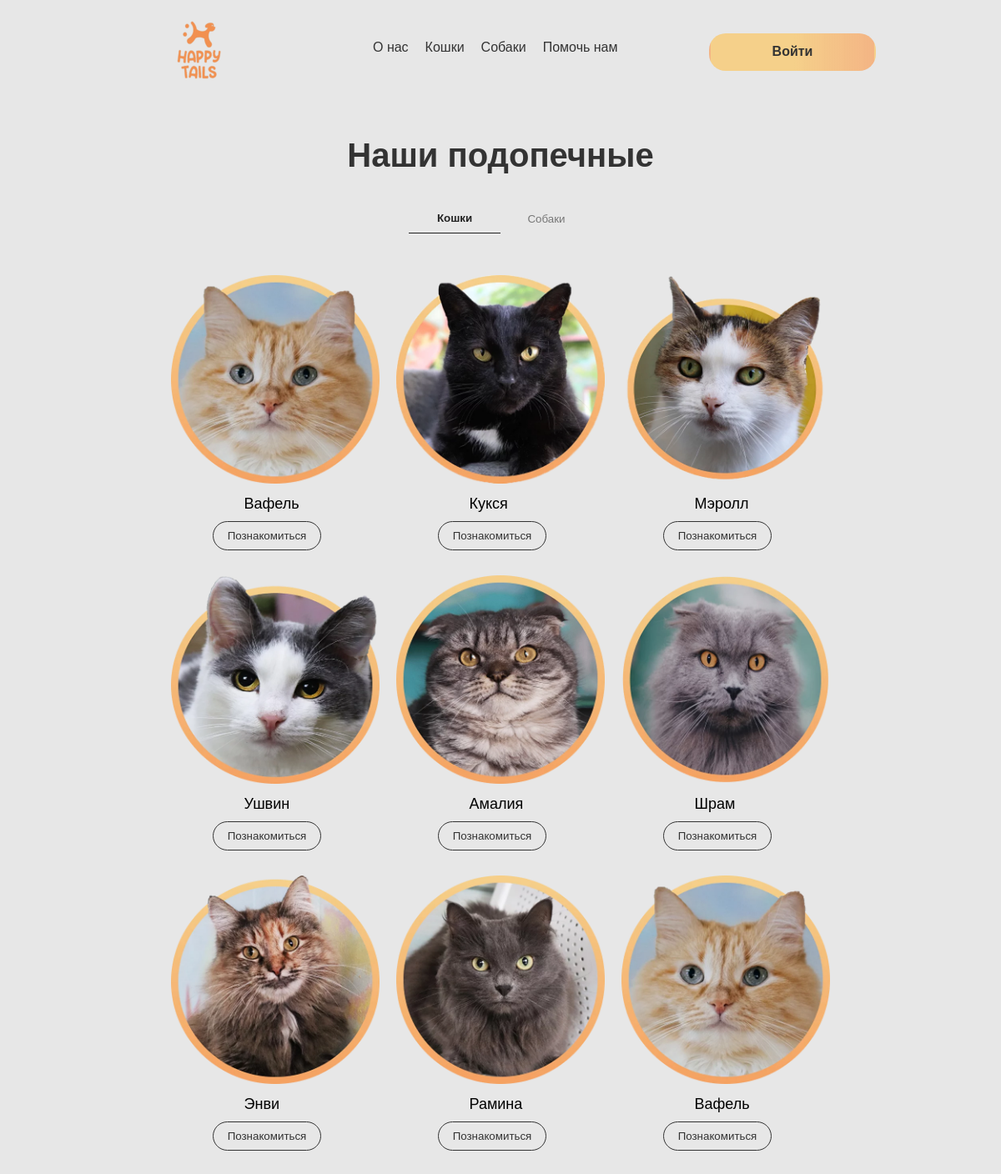
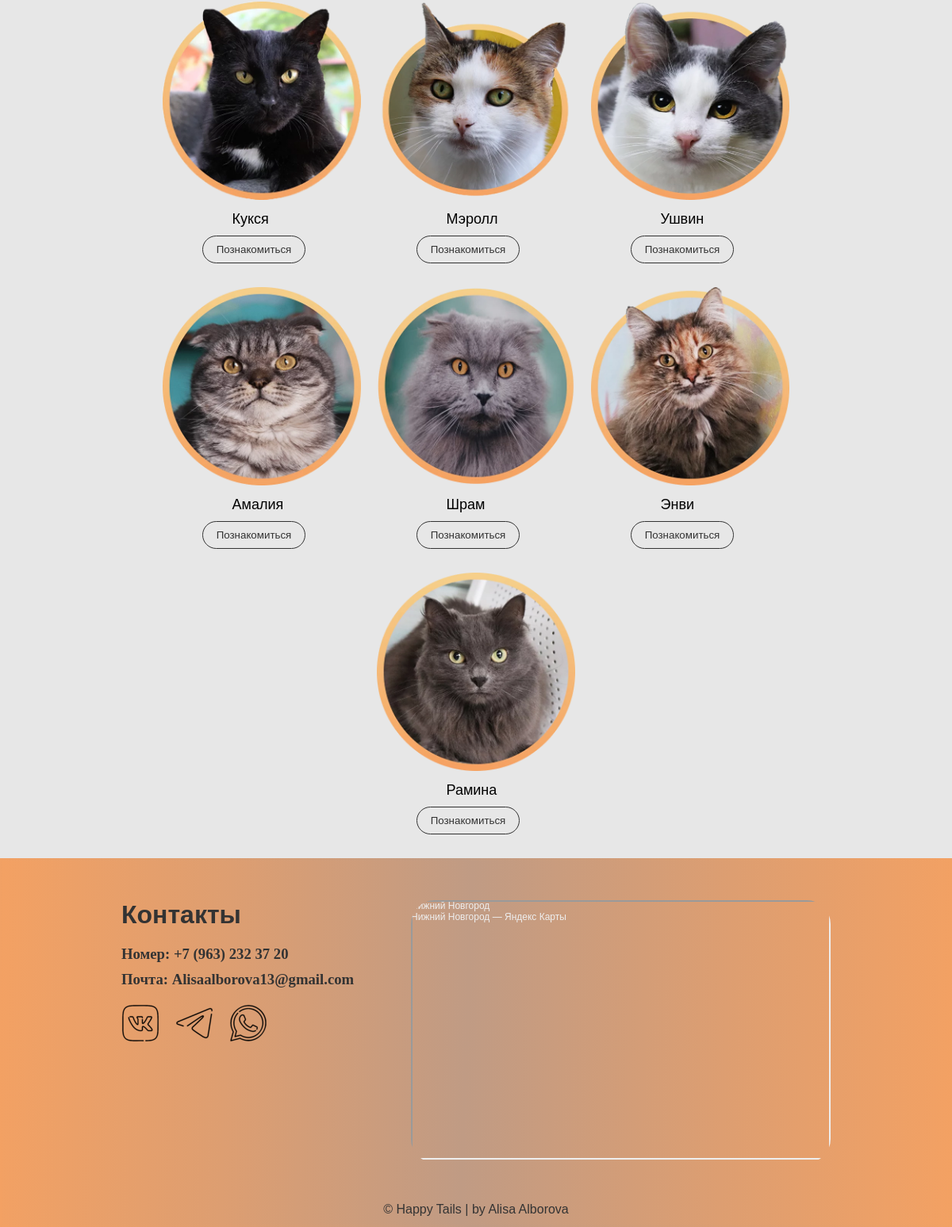
Page /cats on the committed database (2 pictures, top to bottom).
### models.py (models this page shows)
class Animals(db.Model):
    id = db.Column(db.Integer, primary_key=True)
    name = db.Column(db.String(200), nullable=False)
    description = db.Column(db.Text, nullable=False)
    photo = db.Column(db.String(200), nullable=False)
    kind = db.Column(db.String(200), nullable=False)
    age = db.Column(db.Integer, nullable=False)
    gender = db.Column(db.String(200), nullable=False)

### app.py (the view)
@app.route('/cats')
def cats():
    cats_list = Animals.query.filter_by(kind='Кошка').all()
    if current_user.is_authenticated:
        print('cats', current_user.name)
    else:
        print('no')
    return render_template('cats.html', cats_list=cats_list)

### templates/cats.html (shortened to what this page needs)
{% extends 'base.html' %}
{% block body %}
<div class="main">
    <div class="cats_name">
        <h1>Наши подопечные</h1>
    </div>
    <div class="cats_bar">
        <a href="/cats"><button class="cats_bar_cat">Кошки</button></a>
        <a href="/dogs"><button class="cats_bar_dog">Собаки</button></a>
    </div>
    <div class="cats_content">
        {% for cat in cats_list %}
            <div class="one_cat">
                <img src="../static/images/animals/{{ cat.photo }}" alt="">
                <p class="one_cat_p">{{ cat.name }}</p>
                <a class="one_cat_a" href="/animal_cart/{{cat.id}}">
                    <button class="one_cat_but">Познакомиться</button>
                </a>
            </div>
        {% endfor %}
    </div>
</div>
{% endblock %}

### templates/base.html (shortened to what this page needs)
<!doctype html>
<html lang="ru">
<head>
    <link rel="stylesheet" href="../static/style.css">
</head>
<body>
    <header class="header">
        <div class="line">
            <div class="logo">
                <a href="/">
                    <img src="../static/images/as4.png" alt="aaa">
                </a>
            </div>
            <div class="bar" >
                <a href="/about">О нас</a>
                <a href="/cats">Кошки</a>
                <a href="/dogs">Собаки</a>
                <a href="/help">Помочь нам</a>
            </div>
            <div class="singin">
                {% if current_user.is_authenticated %}
                <a style="margin-right:20px;" href="/"><img src="../static/images/catcart32.png" alt=""></a>
                <a href="/user_cabinet"><img src="../static/images/cathome.png" alt=""></a>
                {% else %}
                <a href="/login"><button>Войти</button></a>
                {% endif %}
            </div>
        </div>
    </header>
    {% block body %}{% endblock %}
    <footer class="footer">
        <div class="content">
            <div class="info">
                <h1>Контакты</h1>
                <h3>Номер: +7 (963) 232 37 20</h3>
                <h3>Почта: Alisaalborova13@gmail.com</h3>
                <div class="ico">
                    <img src="../static/images/vk.png" alt="a">
                    <img src="../static/images/tg.png" alt="a">
                    <img src="../static/images/ws.png" alt="a">
                </div>
            </div>
            <div class="maps">
                <div class="maps_map" style="position:relative;overflow:hidden;">
                    <a href="https://yandex.ru/maps/47/nizhny-novgorod/?utm_medium=mapframe&utm_source=maps" style="color:#eee;font-size:12px;position:absolute;top:0px;">Нижний Новгород</a>
                    <a href="https://yandex.ru/maps/geo/nizhniy_novgorod/53105078/?ll=44.006520%2C56.326799&utm_medium=mapframe&utm_source=maps&z=11" style="color:#eee;font-size:12px;position:absolute;top:14px;">Нижний Новгород — Яндекс Карты</a>
                    <iframe src="https://yandex.ru/map-widget/v1/?ll=44.006520%2C56.326799&mode=poi&poi%5Bpoint%5D=44.006506%2C56.326802&poi%5Buri%5D=ymapsbm1%3A%2F%2Fgeo%3Fdata%3DCgg1MzEwNTA3OBIr0KDQvtGB0YHQuNGPLCDQndC40LbQvdC40Lkg0J3QvtCy0LPQvtGA0L7QtCIKDa0GMEIVpE5hQg%2C%2C&z=11" width="529" height="327" frameborder="1" allowfullscreen="true" style="position:relative;"></iframe>
                </div>
            </div>
        </div>
        <div class="content_2">
            <p>© Happy Tails | by Alisa Alborova</p>
        </div>
    </footer>
</body>
</html>

### static/style.css (style rules this page uses)
* { margin: 0; padding: 0; box-sizing: border-box; }
a { text-decoration: none; color: #000; font-family: 'Montserrat', sans-serif; }
h1,h2,p,button { font-family: 'Montserrat', sans-serif; }
body { background-color: #E7E7E7; height: 100%; width: 100%; max-width: 2000px; margin: 0; padding: 0; }
.header { width: 100%; }
.line { margin-left: 150px; margin-right: 150px; display: flex; align-items: center; padding-top: 10px; text-align: center; }
.logo { width: 20%; }
.logo img { cursor: pointer; }
.bar { margin-left: 10px; display: flex; width: 60%; justify-content: center; flex-wrap: wrap; }
.bar a { margin-right: 20px; margin-bottom: 10px; font-size: 16px; font-family: 'Montserrat', sans-serif; color: #333333; }
.singin { display: flex; width: 20%; justify-content: flex-end; }
.singin button { width: 200px; height: 45px; border-radius: 20px; background-image: linear-gradient(90deg, rgba(245, 208, 138, 1) 0%, rgba(245, 208, 138, 1) 51%, rgba(245, 161, 97, 0.75) 100%); border-color: transparent; border-style: solid; color: #333333; font-weight: bold; font-size: 16px; cursor: pointer; }
.main { width: 100%; }
.cats_name { display: flex; justify-content: center; margin-top: 50px; font-size: 20px; }
.cats_name h1 { color: #333333; }
.cats_bar { display: flex; justify-content: center; margin-top: 35px; }
.cats_bar_cat { width: 110px; height: 36px; color: #222222; font-weight: 600; background-color: transparent; border: none; cursor: pointer; border-bottom: 1px solid #222222; }
.cats_bar_dog { width: 110px; height: 36px; color: #777777; background-color: transparent; border: none; cursor: pointer; }
.cats_content { display: flex; flex-wrap: wrap; margin-left: 150px; margin-right: 150px; justify-content: center; margin-top: 50px; }
.one_cat { max-width: 250px; margin-right: 10px; margin-left: 10px; margin-bottom: 30px; }
.one_cat img { width: 250px; height: 250px; }
.one_cat_p { margin-top: 10px; margin-left: 35%; font-size: 18px; }
.one_cat_but { width: 130px; height: 35px; color: #333333; border: 1px solid #333333; border-radius: 20px; background-color: transparent; margin-top: 10px; margin-left: 20%; cursor: pointer; }
.footer { padding-top: 50px; width: 100%; background-image: linear-gradient(92deg, rgba(243, 161, 99, 1) 0%, rgba(221, 158, 113, 1) 24%, rgba(192, 155, 132, 1) 49%, rgba(221, 158, 113, 1) 76%, rgba(243, 161, 99, 1) 100%); border-color: transparent; border-style: solid; padding-left: 150px; padding-right: 150px; }
.content { display: flex; }
.content_2 { margin-top: 50px; margin-bottom: 10px; width: 100%; display: flex; justify-content: center; color: #333333; }
.info { color: #333333; width: 100%; margin-bottom: 20px; }
.info h1 { margin-bottom: 20px; }
.info h3 { margin-bottom: 10px; }
.ico { margin-top: 20px; display: flex; }
.ico img { margin-right: 20px; cursor: pointer; }
.maps { width: 70%; }
.maps_map { border-radius: 30px; overflow: hidden; }

### rows in the picture
Animals: photo (picture), name "Вафель"
Animals: photo (picture), name "Кукся"
Animals: photo (picture), name "Мэролл"
Animals: photo (picture), name "Ушвин"
Animals: photo (picture), name "Амалия"
Animals: photo (picture), name "Шрам"
Animals: photo (picture), name "Энви"
Animals: photo (picture), name "Рамина"
Animals: photo (picture), name "Вафель"
Animals: photo (picture), name "Кукся"
Animals: photo (picture), name "Мэролл"
Animals: photo (picture), name "Ушвин"
Animals: photo (picture), name "Амалия"
Animals: photo (picture), name "Шрам"
Animals: photo (picture), name "Энви"
Animals: photo (picture), name "Рамина"
